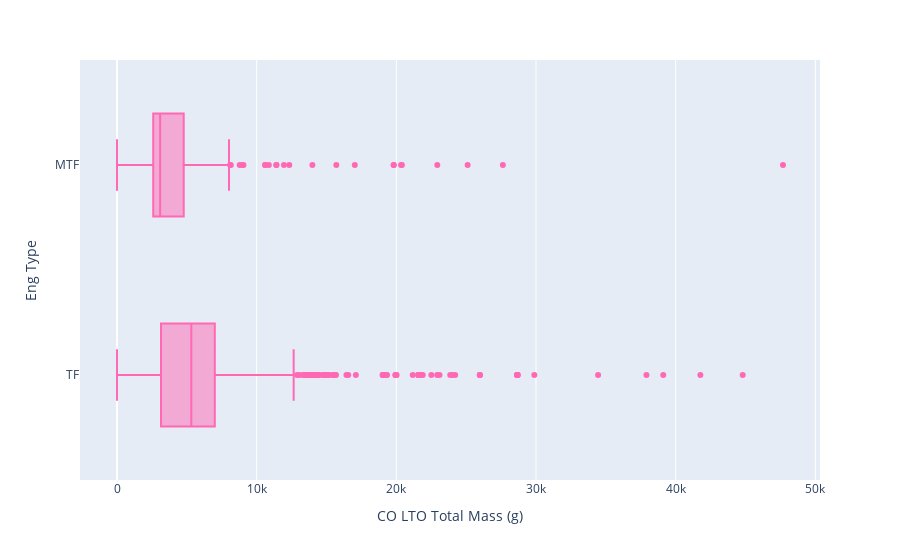

The notebook cell this image was saved under:
### Code cell
fig = px.box(df, x="CO LTO Total Mass (g)", y='Eng Type', points="outliers", color_discrete_sequence = ['hotpink'])
fig.show()

### Figure 1 — Plotly figure (JSON) as saved in the notebook; plotly's stock layout.template omitted (floating-point values rounded to 4 significant figures; data arrays with more than 128 entries replaced by an {"elided": "..."} marker saying what was removed)
{"data": [{"alignmentgroup": "True", "boxpoints": "outliers", "hovertemplate": "CO LTO Total Mass (g)=%{x}<br>Eng Type=%{y}<extra></extra>", "legendgroup": "", "marker": {"color": "hotpink"}, "name": "", "notched": false, "offsetgroup": "", "orientation": "h", "showlegend": false, "type": "box", "x": {"elided": "815 float values"}, "x0": " ", "xaxis": "x", "y": {"elided": "815 str values"}, "y0": " ", "yaxis": "y"}], "layout": {"boxmode": "group", "legend": {"tracegroupgap": 0}, "margin": {"t": 60}, "xaxis": {"anchor": "y", "domain": [0, 1], "title": {"text": "CO LTO Total Mass (g)"}}, "yaxis": {"anchor": "x", "domain": [0, 1], "title": {"text": "Eng Type"}}}}
